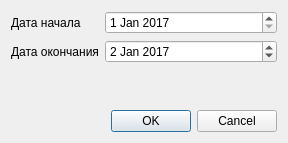
<?xml version="1.0" encoding="UTF-8"?>
<ui version="4.0">
 <class>HamsterImport</class>
 <widget class="QDialog" name="HamsterImport">
  <property name="geometry">
   <rect>
    <x>0</x>
    <y>0</y>
    <width>288</width>
    <height>143</height>
   </rect>
  </property>
  <property name="windowTitle">
   <string>Задача evolution</string>
  </property>
  <layout class="QGridLayout" name="gridLayout">
   <item row="0" column="0">
    <layout class="QVBoxLayout" name="verticalLayout">
     <item>
      <layout class="QFormLayout" name="formLayout">
       <item row="0" column="0">
        <widget class="QLabel" name="label_5">
         <property name="text">
          <string>Дата начала</string>
         </property>
        </widget>
       </item>
       <item row="0" column="1">
        <widget class="QDateEdit" name="dateFrom">
         <property name="date">
          <date>
           <year>2017</year>
           <month>1</month>
           <day>1</day>
          </date>
         </property>
        </widget>
       </item>
       <item row="1" column="0">
        <widget class="QLabel" name="label">
         <property name="text">
          <string>Дата окончания</string>
         </property>
        </widget>
       </item>
       <item row="1" column="1">
        <widget class="QDateEdit" name="dateTo">
         <property name="date">
          <date>
           <year>2017</year>
           <month>1</month>
           <day>2</day>
          </date>
         </property>
        </widget>
       </item>
      </layout>
     </item>
     <item>
      <widget class="QDialogButtonBox" name="buttonBox">
       <property name="orientation">
        <enum>Qt::Horizontal</enum>
       </property>
       <property name="standardButtons">
        <set>QDialogButtonBox::Cancel|QDialogButtonBox::Ok</set>
       </property>
      </widget>
     </item>
    </layout>
   </item>
  </layout>
 </widget>
 <resources/>
 <connections>
  <connection>
   <sender>buttonBox</sender>
   <signal>accepted()</signal>
   <receiver>HamsterImport</receiver>
   <slot>accept()</slot>
   <hints>
    <hint type="sourcelabel">
     <x>248</x>
     <y>254</y>
    </hint>
    <hint type="destinationlabel">
     <x>157</x>
     <y>274</y>
    </hint>
   </hints>
  </connection>
  <connection>
   <sender>buttonBox</sender>
   <signal>rejected()</signal>
   <receiver>HamsterImport</receiver>
   <slot>reject()</slot>
   <hints>
    <hint type="sourcelabel">
     <x>316</x>
     <y>260</y>
    </hint>
    <hint type="destinationlabel">
     <x>286</x>
     <y>274</y>
    </hint>
   </hints>
  </connection>
 </connections>
</ui>
